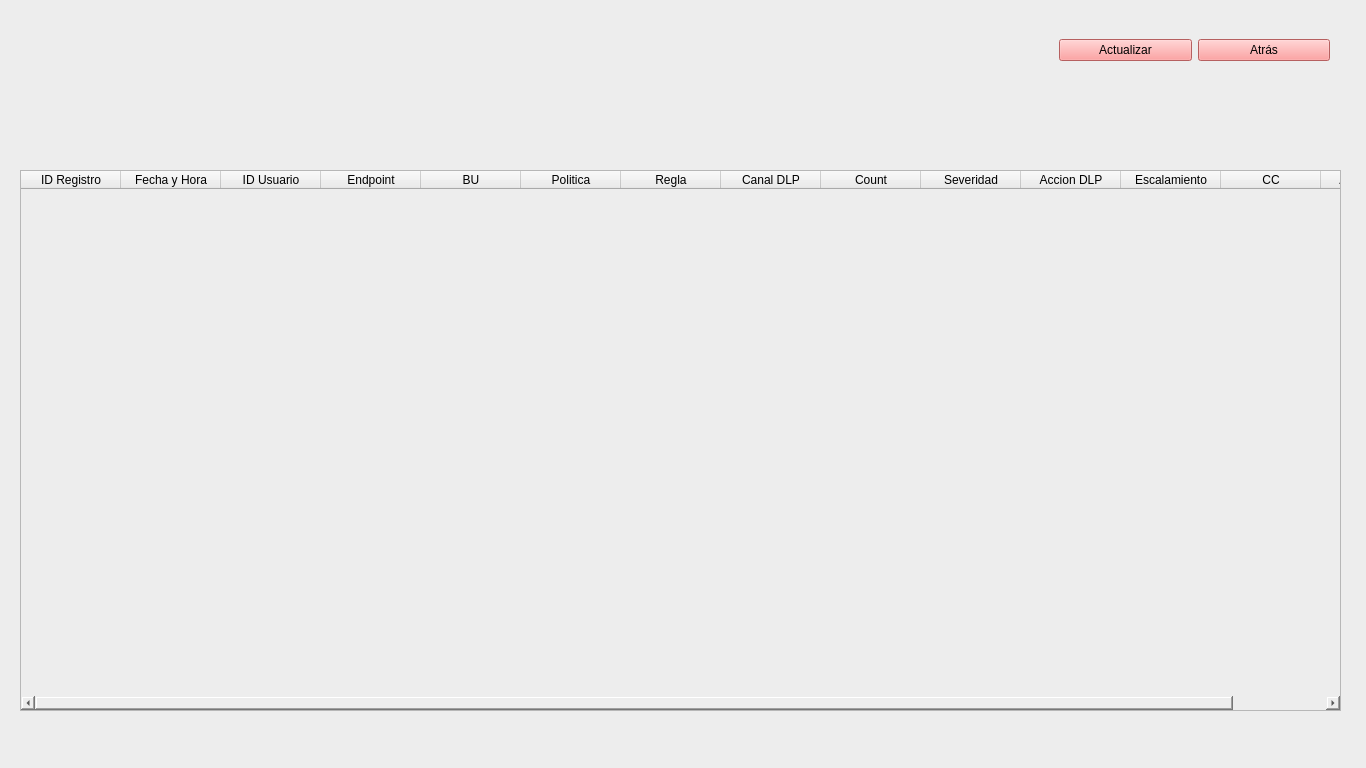
<?xml version="1.0" encoding="UTF-8"?>
<ui version="4.0">
 <class>MainWindow</class>
 <widget class="QMainWindow" name="MainWindow">
  <property name="geometry">
   <rect>
    <x>0</x>
    <y>0</y>
    <width>1366</width>
    <height>768</height>
   </rect>
  </property>
  <property name="windowTitle">
   <string>Trendmicro - Tabla</string>
  </property>
  <widget class="QWidget" name="centralwidget">
   <widget class="QWidget" name="horizontalLayoutWidget">
    <property name="geometry">
     <rect>
      <x>1020</x>
      <y>0</y>
      <width>281</width>
      <height>71</height>
     </rect>
    </property>
    <layout class="QHBoxLayout" name="horizontalLayout">
     <item>
      <widget class="QPushButton" name="pushButton_2">
       <property name="text">
        <string>Actualizar</string>
       </property>
      </widget>
     </item>
     <item>
      <widget class="QPushButton" name="pushButton">
       <property name="text">
        <string>Atrás</string>
       </property>
      </widget>
     </item>
    </layout>
   </widget>
   <widget class="QWidget" name="widget" native="true">
    <property name="geometry">
     <rect>
      <x>0</x>
      <y>0</y>
      <width>1366</width>
      <height>768</height>
     </rect>
    </property>
    <property name="styleSheet">
     <string notr="true">background-color: rgb(237, 237, 237);</string>
    </property>
    <widget class="QTableWidget" name="tableWidget">
     <property name="geometry">
      <rect>
       <x>20</x>
       <y>170</y>
       <width>1321</width>
       <height>541</height>
      </rect>
     </property>
     <column>
      <property name="text">
       <string>ID Registro</string>
      </property>
     </column>
     <column>
      <property name="text">
       <string>Fecha y Hora</string>
      </property>
     </column>
     <column>
      <property name="text">
       <string>ID Usuario</string>
      </property>
     </column>
     <column>
      <property name="text">
       <string>Endpoint</string>
      </property>
     </column>
     <column>
      <property name="text">
       <string>BU</string>
      </property>
     </column>
     <column>
      <property name="text">
       <string>Politica</string>
      </property>
     </column>
     <column>
      <property name="text">
       <string>Regla</string>
      </property>
     </column>
     <column>
      <property name="text">
       <string>Canal DLP</string>
      </property>
     </column>
     <column>
      <property name="text">
       <string>Count</string>
      </property>
     </column>
     <column>
      <property name="text">
       <string>Severidad</string>
      </property>
     </column>
     <column>
      <property name="text">
       <string>Accion DLP</string>
      </property>
     </column>
     <column>
      <property name="text">
       <string>Escalamiento</string>
      </property>
     </column>
     <column>
      <property name="text">
       <string>CC</string>
      </property>
     </column>
     <column>
      <property name="text">
       <string>Argos Capa</string>
      </property>
     </column>
    </widget>
    <widget class="QWidget" name="horizontalLayoutWidget_2">
     <property name="geometry">
      <rect>
       <x>1059</x>
       <y>10</y>
       <width>271</width>
       <height>81</height>
      </rect>
     </property>
     <layout class="QHBoxLayout" name="horizontalLayout_2">
      <item>
       <widget class="QPushButton" name="pushButtonActualizar">
        <property name="styleSheet">
         <string notr="true">background-color: rgb(255, 135, 135);</string>
        </property>
        <property name="text">
         <string>Actualizar</string>
        </property>
       </widget>
      </item>
      <item>
       <widget class="QPushButton" name="pushButtonAtras">
        <property name="styleSheet">
         <string notr="true">background-color: rgb(255, 135, 135);</string>
        </property>
        <property name="text">
         <string>Atrás</string>
        </property>
       </widget>
      </item>
     </layout>
    </widget>
   </widget>
  </widget>
 </widget>
 <resources/>
 <connections/>
</ui>
